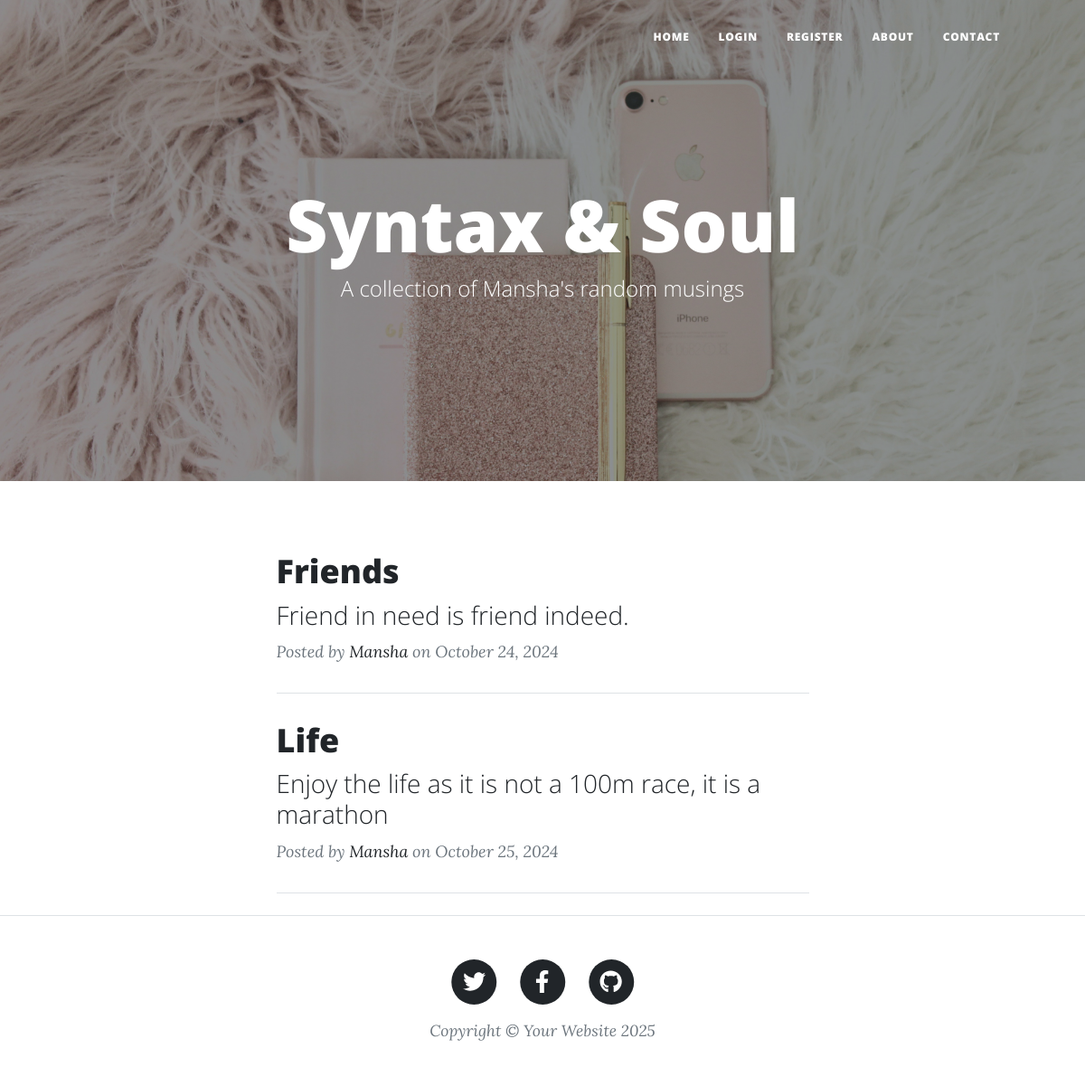
Before: / with the older database file.
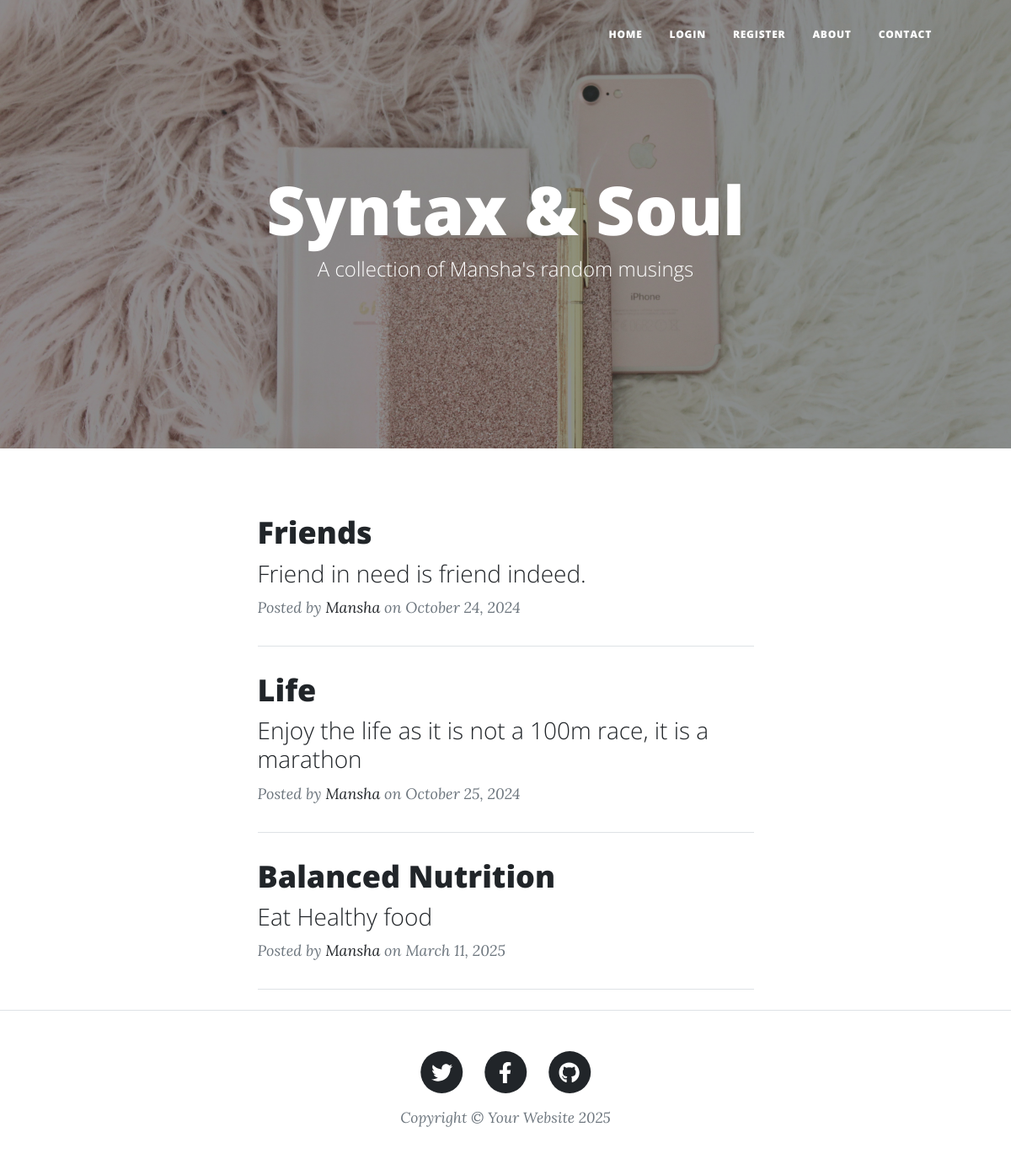
After: the same page with the newer database file.
### main.py (models this page shows)
class BlogPost(db.Model):
    __tablename__ = "blog_posts"
    id: Mapped[int] = mapped_column(Integer, primary_key=True)
    author_id: Mapped[int] = mapped_column(Integer, db.ForeignKey("Users.id"))
    author = relationship("User", back_populates="posts")
    title: Mapped[str] = mapped_column(String(250), unique=True, nullable=False)
    subtitle: Mapped[str] = mapped_column(String(250), nullable=False)
    date: Mapped[str] = mapped_column(String(250), nullable=False)
    body: Mapped[str] = mapped_column(Text, nullable=False)
    img_url: Mapped[str] = mapped_column(String(250), nullable=False)
    comments = relationship("Comment", back_populates="parent_post")

class User(UserMixin, db.Model):
    __tablename__ = "Users"
    id: Mapped[int] = mapped_column(Integer, primary_key=True)
    email: Mapped[str] = mapped_column(String(100), unique=True)
    password: Mapped[str] = mapped_column(String(100))
    name: Mapped[str] = mapped_column(String(100))
    posts = relationship("BlogPost", back_populates="author")
    comments = relationship("Comment", back_populates="comment_author")

### main.py (the view)
@app.route('/')
def get_all_posts():
    posts = []
    result = db.session.execute(db.select(BlogPost))
    posts = result.scalars().all()
    return render_template("index.html", all_posts=posts, current_user=current_user)

### templates/index.html (shortened to what this page needs)
{% include "header.html" %}
<header
  class="masthead"
  style="background-image: url('../static/assets/img/home_image.jpg')"
>
  <div class="container position-relative px-4 px-lg-5">
    <div class="row gx-4 gx-lg-5 justify-content-center">
      <div class="col-md-10 col-lg-8 col-xl-7">
        <div class="site-heading">
          <h1>Syntax & Soul</h1>
          <span class="subheading">A collection of Mansha's random musings</span>
        </div>
      </div>
    </div>
  </div>
</header>
<div class="container px-4 px-lg-5">
  <div class="row gx-4 gx-lg-5 justify-content-center">
    <div class="col-md-10 col-lg-8 col-xl-7">
      {% for post in all_posts %}
      <div class="post-preview">
        <a href="{{ url_for('show_post', post_id=post.id) }}">
          <h2 class="post-title">{{ post.title }}</h2>
          <h3 class="post-subtitle">{{ post.subtitle }}</h3>
        </a>
        <p class="post-meta">
          Posted by
          <a href="#">{{post.author.name}}</a>
          on {{post.date}}
        </p>
      </div>
      <hr class="my-4" />
      {% endfor %}
    </div>
  </div>
</div>
{% include "footer.html" %}

### templates/header.html (shortened to what this page needs)
<!DOCTYPE html>
<html lang="en">
  <head>
    {% block styles %}
    {{ bootstrap.load_css() }}
    <link
      href="{{ url_for('static', filename='css/styles.css') }}"
      rel="stylesheet"
    />
    {% endblock %}
  </head>
  <body>
    <nav class="navbar navbar-expand-lg navbar-light" id="mainNav">
      <div class="container px-4 px-lg-5">
        <div class="collapse navbar-collapse" id="navbarResponsive">
          <ul class="navbar-nav ms-auto py-4 py-lg-0">
            <li class="nav-item">
              <a
                class="nav-link px-lg-3 py-3 py-lg-4"
                href="{{ url_for('get_all_posts') }}"
                >Home</a
              >
            </li>
            {% if not current_user.is_authenticated: %}
            <li class="nav-item">
              <a
                class="nav-link px-lg-3 py-3 py-lg-4"
                href="{{ url_for('login') }}"
                >Login</a
              >
            </li>
            <li class="nav-item">
              <a
                class="nav-link px-lg-3 py-3 py-lg-4"
                href="{{ url_for('register') }}"
                >Register</a
              >
            </li>
            {% endif %}
            <li class="nav-item">
              <a
                class="nav-link px-lg-3 py-3 py-lg-4"
                href="{{ url_for('about') }}"
                >About</a
              >
            </li>
            <li class="nav-item">
              <a
                class="nav-link px-lg-3 py-3 py-lg-4"
                href="{{ url_for('contact') }}"
                >Contact</a
              >
            </li>
          </ul>
        </div>
      </div>
    </nav>
  </body>
</html>

### templates/footer.html (shortened to what this page needs)
        <footer class="border-top">
          <div class="container px-4 px-lg-5">
              <div class="row gx-4 gx-lg-5 justify-content-center">
                  <div class="col-md-10 col-lg-8 col-xl-7">
                      <ul class="list-inline text-center">
                          <li class="list-inline-item">
                              <a href="#!">
                                  <span class="fa-stack fa-lg">
                                      <i class="fas fa-circle fa-stack-2x"></i>
                                      <i class="fab fa-twitter fa-stack-1x fa-inverse"></i>
                                  </span>
                              </a>
                          </li>
                          <li class="list-inline-item">
                              <a href="#!">
                                  <span class="fa-stack fa-lg">
                                      <i class="fas fa-circle fa-stack-2x"></i>
                                      <i class="fab fa-facebook-f fa-stack-1x fa-inverse"></i>
                                  </span>
                              </a>
                          </li>
                          <li class="list-inline-item">
                              <a href="#!">
                                  <span class="fa-stack fa-lg">
                                      <i class="fas fa-circle fa-stack-2x"></i>
                                      <i class="fab fa-github fa-stack-1x fa-inverse"></i>
                                  </span>
                              </a>
                          </li>
                      </ul>
                      <div class="small text-center text-muted fst-italic">Copyright &copy; Your Website 2025</div>
                  </div>
              </div>
          </div>
      </footer>
  </body>
</html>

Changed rows visible on the page:
added BlogPost: title "Balanced Nutrition", subtitle "Eat Healthy food", author.name "Mansha", date "March 11, 2025"
